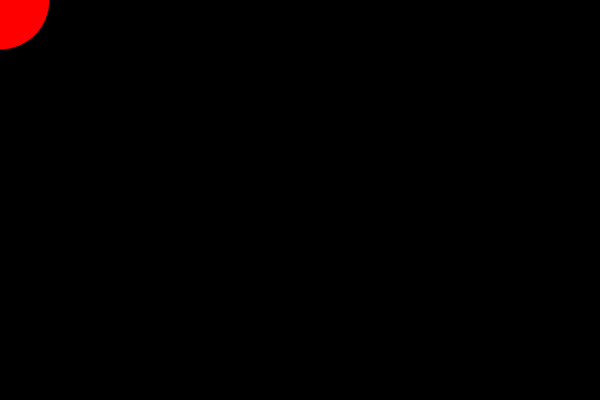
Frame 1 (no input)
Frame 60 (no input): identical to frame 1, image omitted
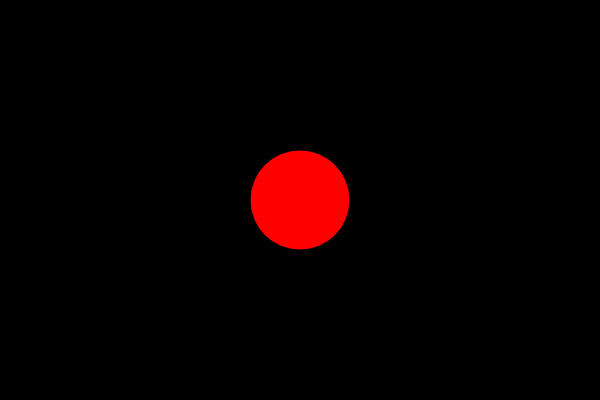
Frame 120 (the mouse pressed at the canvas centre since frame 60)

The p5.js sketch that drew these frames (run headless with seeded random() and noise() and a simulated clock; from frame 60 on, the mouse is pressed at the canvas centre):

// p5.js sketch
// ── sketch.js
//typer:Dalini, driver:Zahra, Justin 
var i= 2; //Setting up if statement 
var mouseX = 250; // mouseX movement
var mouseY = 240; // mouseY movement

function setup() {
  createCanvas(600,400);
}

function draw() {
  background(0);
  
  fill(255,0,0) //change color to red
  
  if(i==2) { // our if statement , i was given the value 2 so it could excuite the ellipse
  ellipse(mouseX, mouseY, 100, 100);
  }
  
}
